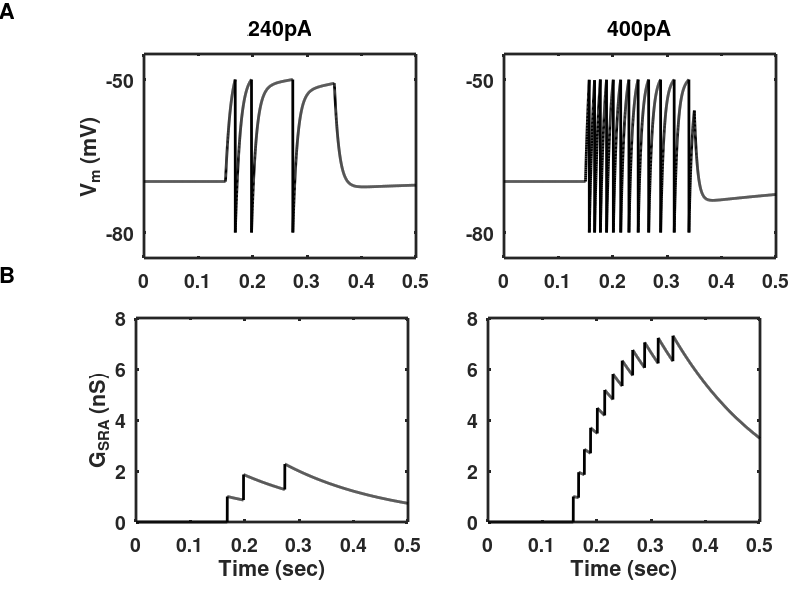

Source code (MATLAB):
% Figure_2_5.m
% Simulates a leaky integrate-and-fire neuron, which receives a single
% 200ms current pulse on each trial to cause spiking.
% Pulses of two amplitudes are used.
% The simulation includes an additional potassium conductance to provide 
% spike-rate adaptation. 
%
%
% This code was used to produce Figure 2.5 in the textbook:
% "An Introductory Course in Computational Neuroscience"
% by Paul Miller, Brandeis University 2017
%
%%%%%%%%%%%%%%%%%%%%%%%%%%%%%%%%%%%%%%%%%%%%%%%%%%%%%%%%%%%%%%%%%%%%%%%%%%%
clear;                      % clear all old variables from memory
% Set up the default plotting parameters
set(0,'DefaultLineLineWidth',2,...
    'DefaultLineMarkerSize',8, ...
    'DefaultAxesLineWidth',2, ...
    'DefaultAxesFontSize',14,...
    'DefaultAxesFontWeight','Bold');
figure(1)
clf;

%% Simulation parameters
dt = 0.0001;                % time-step
t = 0:dt:0.5;               % vector of time-points
ton = 0.15;                 % time to begin applied current (onset)
toff = 0.35;                % time to end applied current (offset)
non = round(ton/dt);        % time-point index of current onset
noff = round(toff/dt);      % time-point index of current offset

%% Parameters for the LIF neuron
tau = 0.010;                % membrane time constant
E_L = -0.070;               % leak potential (also resting potential)
E_K = -0.080;               % potassium reversal potential (for refractory conductance)
Vth = -0.050;               % fixed threshold potential (to produce spike)
Vreset = -0.080;            % reset potential (post-spike)
Cm = 100e-12;               % total membrane capacitance
G_L = Cm/tau;               % total membrane conductance (leak conductance)

tsra = 0.200;               % time-constant for adaptation current
delta_G = 1e-9;             % potassium conductance increment per spike
Iapp = [240e-12 400e-12];   % Values of applied current to use
Ntrials = length(Iapp);     % Number of trials, one per applied current

%% Now loop through trials with different applied currents
for trial = 1:Ntrials;
    I = zeros(size(t));         % Initialize current to zero
    % Then generate the step current
    I(non:noff) = Iapp(trial)*ones(1,noff+1-non);
    V = E_L*ones(size(t));      % Initialize membrane potential
    spikes = zeros(size(t));    % Initialize vector of recorded spikes
    Gsra = zeros(size(t));      % Initialize adaptation conductance
    
    for i = 2:length(t)
        % Next line decays the adaptation conductance to zero        
        Gsra(i) = Gsra(i-1)*exp(-dt/tsra);
        % Next line calculates the steady state voltage directly from
        % the differential equation
        Vss = ( I(i) + G_L*E_L + Gsra(i)*E_K)/(G_L + Gsra(i));
        % Next line calculates the timescale for change in the membrane
        % potential
        taueff = Cm/(G_L+Gsra(i));
        % Next line updates the voltage using the exponential solution
        % for a first order linear ordinary differential equation
        V(i) = Vss + ( V(i-1)-Vss)*exp(-dt/taueff);
        
        if V(i) > Vth;              % if potential is above threshold
            spikes(i) = 1;          % record the spike at that time-point
            V(i) = Vreset;          % reset the potential
            Gsra(i) = Gsra(i) + delta_G;    % Update conductance for SRA
        end;
    end
    %% Integration through time is over
    % Now plot the membrane potential versus time
    
    figure(1)
    hold on;            % Prevents overwriting on the same subfigure
    % Next line positions each panel for each subfigure
    subplot('position',[0.45*trial-0.27 0.57 0.34 0.34])
    plot(t,1000*V,'k');      % Plot membrane potential versus time
    if ( trial == 1 )   % Label and mark y-axis for leftmost panels
        ylabel('V_m (mV)')
    end
    set(gca,'YTick',[-80 -50])
    axis([0 0.5 1000*(Vreset-0.005) 1000*(Vth+0.005)])
    if ( trial == 1)
        title('240pA')
    end
    if ( trial == 2)
        title('400pA')
    end
    
    % Lower subfigures plot adaptation conductance
    subplot('position',[0.44*trial-0.27 0.13 0.34 0.34])
    plot(t,Gsra*1e9,'k')
    xlabel('Time (sec)')
    if ( trial == 1 )
        ylabel('G_{SRA} (nS)')      % Y-label on left panel
    end
    
    axis([0 0.5 0 8e9*delta_G])     % Set x-range and y-range
    
end;        % End loop and go to next applied current

annotation('textbox',[0.00 0.97 0.02 0.02],'LineStyle','none', ...
    'FontSize',16,'FontWeight','Bold','String','A')
annotation('textbox',[0.00 0.53 0.02 0.02],'LineStyle','none', ...
    'FontSize',16,'FontWeight','Bold','String','B')
